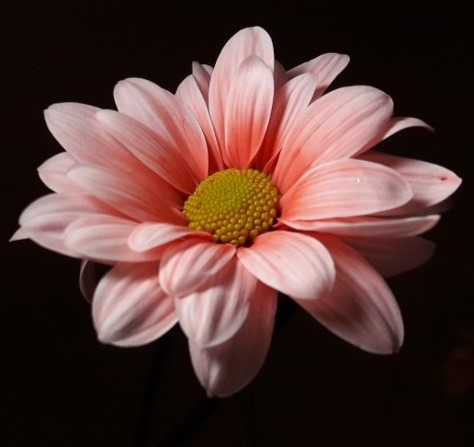
#> input picture flower/original.jpg, 474 x 447 px
$ jupyter execute --allow-errors SVT.ipynb
#> lines starting #> are read from the running program, lines starting #| are printed output that depends on the picture
# A Basic Demo of SVT

[cell 1]
from PIL import Image
import numpy as np
import matplotlib.pyplot as plt
from time import time
import os

[cell 2]
img_path = "./flower/original.jpg"
img = Image.open(img_path).resize((300,300))
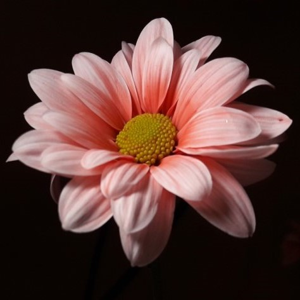
#> img: PIL image 300x300 RGB; mean R, G, B 87.2, 57.7, 53
img

[cell 3]
def Dtau(A,tau):
    U,S,Vh = np.linalg.svd(A)
    S = np.array([max(0,s-tau) for s in S])
    SDtau = np.zeros((S.shape[0],Vh.shape[0]))
    SDtau[:S.shape[0], :S.shape[0]] = np.diag(S)
    result = U @ SDtau @ Vh
    return result

[cell 4]
W,H = img.width,img.height
#> W = 300; H = 300

i = 0.2 # % of pixels to be missing

mask = np.random.random((H,W)) < i

delta = 1.2*W*H/mask.sum()
#> delta = 5.93
tau = 5000
epsilon = 1


RGB = []
#> (the rest of this cell did not finish here and is left out)

[cell 5]
scale = True # scale the RGB channels to 0-255?
#> scale = True
if scale:
    RGB = [(i-i.min())/(i.max()-i.min())*255 for i in RGB]
#> (the rest of this cell did not finish here and is left out)

[cell 6]
print("original image with noise")
Image.fromarray(img*mask[:,:,np.newaxis])
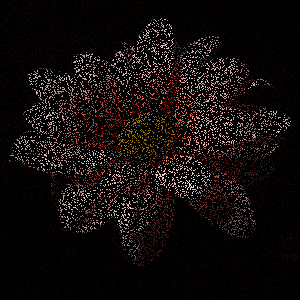
#> Out: PIL image 300x300 RGB; mean R, G, B 17.7, 11.7, 10.8
